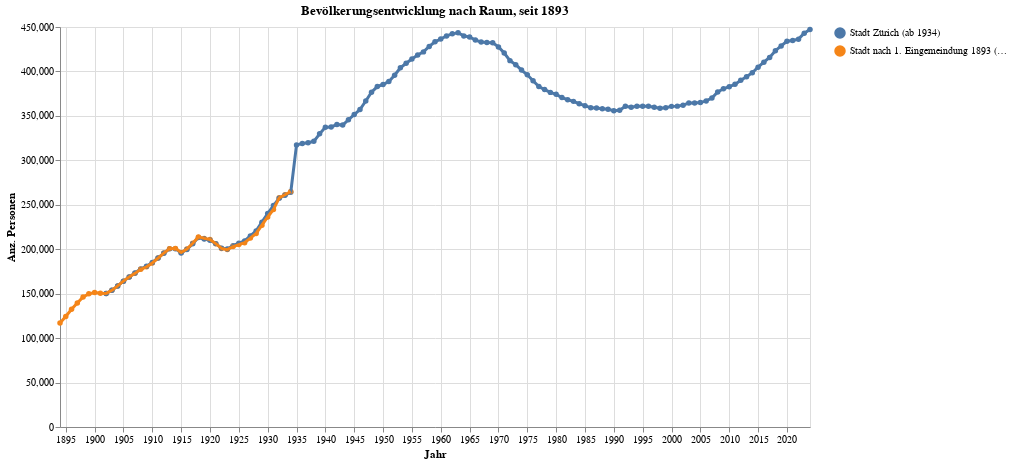

Write notebook code for a chart like this one.
### Code cell
grafik2 = mypy_dv.plot_altair_multiline_highlight(
    data = myAgg2.reset_index().query('sum_WBev>30')
    ,x = 'StichtagDatJahr:T'
    ,x_beschriftung = 'Jahr'
    ,y = 'sum_WBev:Q'
    ,y_beschriftung = 'Anz. Personen'
    ,category='RAUM_LANG'
    ,category_beschriftung=''
    ,warning_status = "ignore" #always or ignore
    ,myTitle="Bevölkerungsentwicklung nach Raum, seit "+data_min_date
)
grafik2

### Figure 1 — Vega-Lite specification as saved in the notebook (floating-point values rounded to 4 significant figures; data arrays with more than 128 entries replaced by an {"elided": "..."} marker saying what was removed)
{"config": {"view": {"continuousWidth": 300, "continuousHeight": 300}}, "layer": [{"mark": {"type": "circle"}, "encoding": {"color": {"field": "RAUM_LANG", "legend": {"orient": "right", "title": ""}, "type": "nominal"}, "opacity": {"value": 1.3}, "tooltip": [{"field": "StichtagDatJahr", "type": "temporal"}, {"field": "RAUM_LANG", "type": "nominal"}, {"field": "sum_WBev", "type": "quantitative"}], "x": {"axis": {"title": "Jahr"}, "field": "StichtagDatJahr", "type": "temporal"}, "y": {"axis": {"title": "Anz. Personen"}, "field": "sum_WBev", "type": "quantitative"}}, "name": "view_2", "title": "Bevölkerungsentwicklung nach Raum, seit 1893"}, {"mark": {"type": "line"}, "encoding": {"color": {"field": "RAUM_LANG", "legend": {"orient": "right", "title": ""}, "type": "nominal"}, "size": {"condition": {"test": {"not": {"param": "param_2"}}, "value": 1.2}, "value": 3}, "tooltip": [{"field": "StichtagDatJahr", "type": "temporal"}, {"field": "RAUM_LANG", "type": "nominal"}, {"field": "sum_WBev", "type": "quantitative"}], "x": {"axis": {"title": "Jahr"}, "field": "StichtagDatJahr", "type": "temporal"}, "y": {"axis": {"title": "Anz. Personen"}, "field": "sum_WBev", "type": "quantitative"}}, "title": "Bevölkerungsentwicklung nach Raum, seit 1893"}], "data": {"name": "data-bc16a14ee26d644937b20466bd9e569e"}, "height": 400, "params": [{"name": "param_2", "select": {"type": "point", "fields": ["RAUM_LANG"], "nearest": true, "on": "pointerover"}, "views": ["view_2"]}], "width": 750, "$schema": "https://vega.github.io/schema/vega-lite/v5.17.0.json", "datasets": {"data-bc16a14ee26d644937b20466bd9e569e": {"elided": "164 records"}}}
